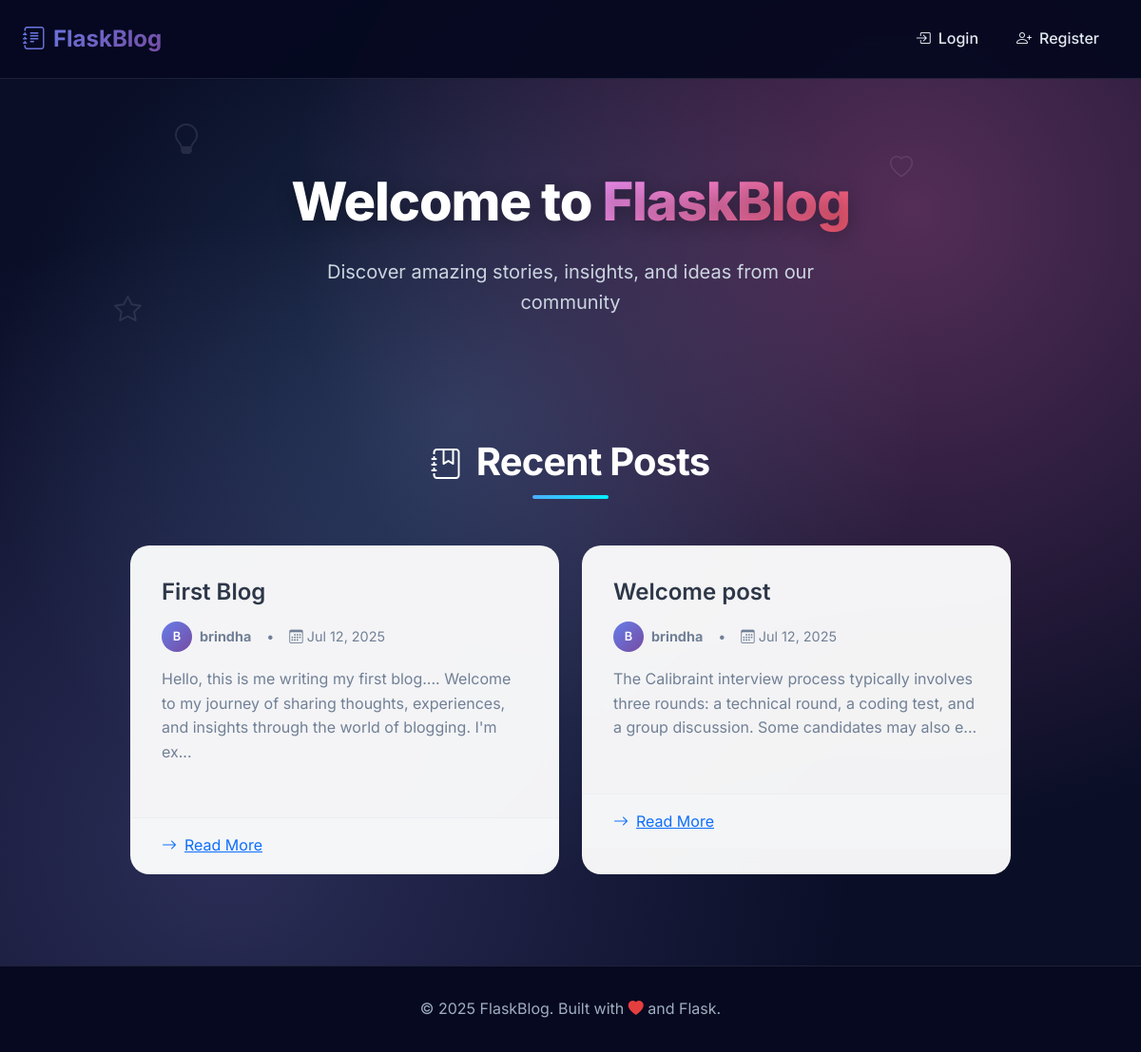
The page / on the database its author committed.
### app.py (models this page shows, shortened)
class Post(db.Model):
    id = db.Column(db.Integer, primary_key=True)
    title = db.Column(db.String(200), nullable=False)
    content = db.Column(db.Text, nullable=False)
    date_posted = db.Column(db.DateTime, default=datetime.utcnow)
    user_id = db.Column(db.Integer, db.ForeignKey('user.id'), nullable=False)
    def get_summary(self, length=150):
        if len(self.content) > length:
            return self.content[:length] + '...'
        return self.content

class User(db.Model):
    id = db.Column(db.Integer, primary_key=True)
    username = db.Column(db.String(80), unique=True, nullable=False)
    email = db.Column(db.String(120), unique=True, nullable=False)
    password_hash = db.Column(db.String(128), nullable=False)
    posts = db.relationship('Post', backref='author', lazy=True)

### app.py (the view)
@app.route('/')
def index():
    posts = Post.query.order_by(Post.date_posted.desc()).all()
    current_user = get_current_user()
    return render_template('index.html', posts=posts, current_user=current_user)

### app.py (called while the page is built)
def get_current_user():
    if 'user_id' in session:
        return User.query.get(session['user_id'])
    return None

@app.context_processor
def inject_current_user():
    return {'current_user': get_current_user()}

### templates/index.html (shortened to what this page needs)
{% extends "base.html" %}
{% block content %}
<section class="hero-section">
  <div class="container">
    <div class="floating-icon">
      <i class="bi bi-lightbulb" style="font-size: 2rem; color: rgba(255, 255, 255, 0.1);"></i>
    </div>
    <div class="floating-icon">
      <i class="bi bi-heart" style="font-size: 1.5rem; color: rgba(255, 255, 255, 0.1);"></i>
    </div>
    <div class="floating-icon">
      <i class="bi bi-star" style="font-size: 1.8rem; color: rgba(255, 255, 255, 0.1);"></i>
    </div>
    <h1 class="hero-title">
      Welcome to <span style="background: var(--secondary-gradient); -webkit-background-clip: text; -webkit-text-fill-color: transparent;">FlaskBlog</span>
    </h1>
    <p class="hero-subtitle">Discover amazing stories, insights, and ideas from our community</p>
  </div>
</section>
<section class="blog-section">
  <div class="container">
    <h2 class="section-title">
      <i class="bi bi-journal-bookmark me-3"></i>Recent Posts
    </h2>
    {% if posts %}
      <div class="row g-4 justify-content-center">
        {% for post in posts %}
          <div class="col-lg-5 col-md-6">
            <div class="post-card">
              <div class="post-card-body">
                <h3 class="post-title">{{ post.title }}</h3>
                <div class="post-meta">
                  <div class="author-info">
                    <div class="author-avatar">{{ post.author.username[0].upper() }}</div>
                    <span><strong>{{ post.author.username }}</strong></span>
                  </div>
                  <span>•</span>
                  <span><i class="bi bi-calendar3 me-1"></i>{{ post.date_posted.strftime('%b %d, %Y') }}</span>
                </div>
                <p class="post-content">
                  {{ post.get_summary() }}
                </p>
              </div>
              <div class="post-footer">
                <a href="{{ url_for('post', post_id=post.id) }}" class="read-more-btn">
                  <i class="bi bi-arrow-right me-2"></i>Read More
                </a>
              </div>
            </div>
          </div>
        {% endfor %}
      </div>
    {% endif %}
  </div>
</section>
{% endblock %}

### templates/base.html (shortened to what this page needs)
<!doctype html>
<html lang="en">
<head>
  <link href="https://cdn.jsdelivr.net/npm/bootstrap@5.3.0/dist/css/bootstrap.min.css" rel="stylesheet">
  <link href="https://cdn.jsdelivr.net/npm/bootstrap-icons@1.7.2/font/bootstrap-icons.css" rel="stylesheet">
  <link rel="stylesheet" href="{{ url_for('static', filename='css/style.css') }}">
</head>
<body>
  <nav class="navbar navbar-expand-lg navbar-dark">
    <div class="container-fluid px-4">
      <a class="navbar-brand" href="{{ url_for('index') }}">
        <i class="bi bi-journal-text me-2"></i>FlaskBlog
      </a>
      <div class="collapse navbar-collapse" id="navbarNav">
        <ul class="navbar-nav ms-auto">
          {% if current_user %}
            <li class="nav-item">
              <a class="nav-link" href="{{ url_for('create_post') }}">
                <i class="bi bi-plus-circle me-2"></i>Add Post
              </a>
            </li>
            <li class="nav-item">
              <span class="navbar-text">
                <i class="bi bi-person-circle"></i>{{ current_user.username }}
              </span>
            </li>
            <li class="nav-item">
              <a class="nav-link" href="{{ url_for('logout') }}">
                <i class="bi bi-box-arrow-right me-2"></i>Logout
              </a>
            </li>
          {% else %}
            <li class="nav-item">
              <a class="nav-link" href="{{ url_for('login') }}">
                <i class="bi bi-box-arrow-in-right me-2"></i>Login
              </a>
            </li>
            <li class="nav-item">
              <a class="nav-link" href="{{ url_for('register') }}">
                <i class="bi bi-person-plus me-2"></i>Register
              </a>
            </li>
          {% endif %}
        </ul>
      </div>
    </div>
  </nav>
  <main>
    {% block content %}{% endblock %}
  </main>
  <footer>
    <div class="container">
      <p class="mb-0">© 2025 FlaskBlog. Built with <i class="bi bi-heart-fill" style="color: #e53e3e;"></i> and Flask.</p>
    </div>
  </footer>
</body>
</html>

### rows shown on the page
Post: title "First Blog", author "B", author.username "brindha", date_posted "Jul 12, 2025", get_summary "Hello, this is me writing my first blog.... Welcome to my journey of sharing thoughts, experiences, and insights through the world of blogging. I'm ex..."
Post: title "Welcome post", author "B", author.username "brindha", date_posted "Jul 12, 2025", get_summary "The Calibraint interview process typically involves three rounds: a technical round, a coding test, and a group discussion. Some candidates may also e..."
